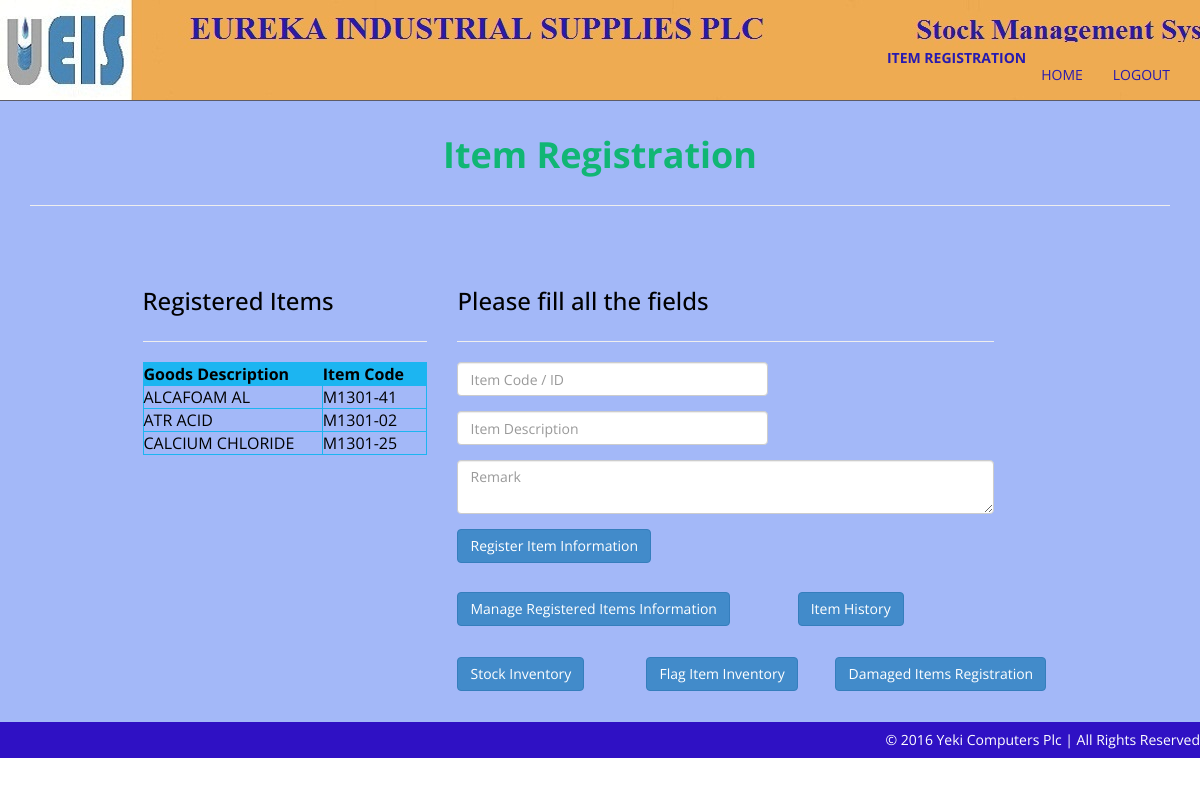
Screenshot of /Administrator/item.php with the database file from the repository.
### tables this page shows
CREATE TABLE IF NOT EXISTS `item` (
  `ItemId` int(11) NOT NULL AUTO_INCREMENT,
  `ItemCode` varchar(15) NOT NULL,
  `GoodsDescription` varchar(50) NOT NULL,
  `DamagedQuantity` int(11) NOT NULL,
  `Remark` varchar(500) DEFAULT NULL,
  PRIMARY KEY (`ItemId`),
  UNIQUE KEY `ItemCode` (`ItemCode`)
);

### Administrator/item.php (the view, shortened to what this page needs)
<html lang="en">
<head>
    <link href="assets/css/bootstrap.css" rel="stylesheet" />
    <link href="assets/css/font-awesome.min.css" rel="stylesheet" />
    <link href="assets/css/style.css" rel="stylesheet" />
</head>
<body>
    <div class="navbar navbar-inverse navbar-fixed-top">
        <div class="container">
            <div class="navbar-header">
                <a class="navbar-brand" href="#">&nbsp;&nbsp;&nbsp;&nbsp;&nbsp;&nbsp;&nbsp;&nbsp;&nbsp;&nbsp;&nbsp;&nbsp;&nbsp;&nbsp;&nbsp;&nbsp;&nbsp;&nbsp;&nbsp;&nbsp;
                                                 &nbsp;&nbsp;&nbsp;&nbsp;&nbsp;&nbsp;&nbsp;&nbsp;&nbsp;&nbsp;&nbsp;&nbsp;&nbsp;&nbsp;&nbsp;&nbsp;</a>
            </div>
            <div class="navbar-collapse collapse">
                <ul class="nav navbar-nav navbar-right">
		    <li><strong><a href="item.php">ITEM REGISTRATION</a></strong></li>
                    <li><a href="index.php">HOME</a></li>
                    <li><a href="logout.php">LOGOUT</a></li>
                </ul>
            </div>
        </div>
    </div>
    <div id="about-section">
        <div class="container" >
            <div class="row main-top-margin text-center" data-scrollreveal="enter top and move 100px, wait 0.3s">
                <div class="col-md-8 col-md-offset-2 ">
                   <h1>Item Registration</h1>
                </div>
            </div>
             <hr />
            <div class="row main-low-margin" >
                <div class="col-md-10  col-md-offset-1 ">
                <div class="col-md-4 col-sm-4" data-scrollreveal="enter left and move 100px, wait 0.8s">
                                        <h3>Registered Items</h3>
                        <hr />
	      <div style="overflow:scroll; width:100%;height:290px" >
        <table width="100%" border="0" cellspacing="0" cellpadding="0" align="center">
        <tr>
          <td>
          <table width="100%" border="1" bordercolor="#1CB5F1" >
<tr>
<th bgcolor="#1CB5F1" ><div align="left" ><strong>Goods Description&nbsp;&nbsp;</strong></div></th>
<th bgcolor="#1CB5F1" ><div align="left" ><strong>Item Code&nbsp;&nbsp;</strong></div></th>
</tr>
<?php
include_once("eurekastock.php");
$sql = "select * from item ORDER BY item.GoodsDescription";
$result = mysqli_query($con,$sql) or die(mysqli_error($con));
while($row = mysqli_fetch_array($result))
{
$ItemDescription=$row['GoodsDescription'];
$ItemCode=$row['ItemCode'];
?>
<tr>
<td><div align="left"><?php echo $ItemDescription;?></div></td>
<td><div align="left"><?php echo $ItemCode;?></div></td>
</tr>
<?php
}
?>
</table>
          </td>
        </tr>
      </table>
  </div>
                </div>
                <div class="col-md-6  " data-scrollreveal="enter right and move 100px, wait 0.4s">
                        <h3>Please fill all the fields</h3>
                        <hr />
			<form id="form1" name="form1" method="post" action="RegisterItem.php">
			    <div class="row">
				<div class="col-md-6">
                                    <div class="form-group">
                                        <input type="text" class="form-control" required="required" placeholder="Item Code / ID" name="txtItemCode" id="txtItemCode" size="35">
				    </div>
                                </div>
                            </div>
			    <div class="row">
				<div class="col-md-6">
                                    <div class="form-group">
                                        <input type="text" class="form-control" required="required" placeholder="Item Description" name="txtItemDescription" id="txtItemDescription" size="35">
				    </div>
                                </div>
                            </div>
			    <div class="row">
                                <div class="col-md-12 ">
                                    <div class="form-group">
                                        <textarea name="txtRemark" id="txtRemark" required="required" class="form-control" rows="2"  placeholder="Remark"></textarea>
                                    </div>
                                </div>
                            </div>
                            <div class="row">
                                <div class="col-md-12 ">
                                    <div class="form-group">
                                        <button type="submit" class="btn btn-primary" name="button" id="button">Register Item Information</button>
                                    </div>
                                </div>
                            </div>
                       </form>
                       <div class="row">
                                <div class="col-md-6 ">
				   <form id="form2" name="form2" method="post" action="ManageItem.php">
                                     <div class="form-group">
                                        <button type="submit" class="btn btn-primary" name="button" id="button">Manage Registered Items Information</button>
                                     </div>
				   </form>
                                </div>
				<div class="col-md-4 ">
				   <form id="form3" name="form2" method="post" action="ItemSelection.php">
                                     <div class="form-group">
                                        <button type="submit" class="btn btn-primary" name="button" id="button">Item History</button>
                                     </div>
				   </form>
                                </div>
                       </div>
<br>
		       <div class="row">
                            <div class="col-md-4 ">
		                 <form id="form4" name="form3" method="post" action="AvailableItem.php">
                                    <div class="form-group">
                                        <button type="submit" class="btn btn-primary" name="button" id="button">Stock Inventory</button>
                                    </div>
                                 </form>
                            </div>
                            <div class="col-md-4 ">
		                 <form id="form5" name="form4" method="post" action="AvailableFlagItem.php">
                                    <div class="form-group">
                                        <button type="submit" class="btn btn-primary" name="button" id="button">Flag Item Inventory</button>
                                    </div>
                                 </form>
                            </div>
			    <div class="col-md-4 ">
		                 <form id="form6" name="form4" method="post" action="ItemDamage.php">
                                    <div class="form-group">
                                        <button type="submit" class="btn btn-primary" name="button" id="button">Damaged Items Registration</button>
                                    </div>
                                 </form>
                            </div>
                       </div>
                   </div>
                </div>
            </div>
       </div>
<br>
    <div id="footer">
        <div class="container">
            <div class="row ">
                &copy; 2016 Yeki Computers Plc | All Rights Reserved
            </div>
        </div>
    </div>
</body>
</html>

### Administrator/assets/css/style.css (style rules this page uses)
body { font-family:'Open Sans', sans-serif; font-weight: 400; font-size: 14px; color: #000; margin-top: 40px; line-height:16px; }
h1, h2, h3, h4, h5, h6 { font-family:'Open Sans', sans-serif; font-weight: 500; line-height:40px; }
h1 { color:#11B674; font-weight: 700; }
.text-center { text-align: center; }
.main-top-margin { margin-top: 75px; }
.main-low-margin { margin-top: 55px; }
a,a:hover { text-decoration:none; }
#about-section { background-color: #A3B8F8; }
.navbar { font-size: 14px; }
.navbar-inverse { background: #F0AC51 url("../img/navbar.jpg") 0 0 no-repeat; border-color: #5D5B66; }
.navbar-inverse .navbar-brand { color: #281aaf; font-weight: bolder; font-size: 25px; font-weight:900; letter-spacing: 2px; }
.navbar-inverse .navbar-nav > li > a { color: #281aaf; }
#footer { background-color: #2F11C4; color: #fff; text-align: right; padding: 10px 30px 10px 30px; }

### rows the page displays
item: GoodsDescription "ALCAFOAM AL", ItemCode "M1301-41"
item: GoodsDescription "ATR ACID", ItemCode "M1301-02"
item: GoodsDescription "CALCIUM CHLORIDE", ItemCode "M1301-25"
